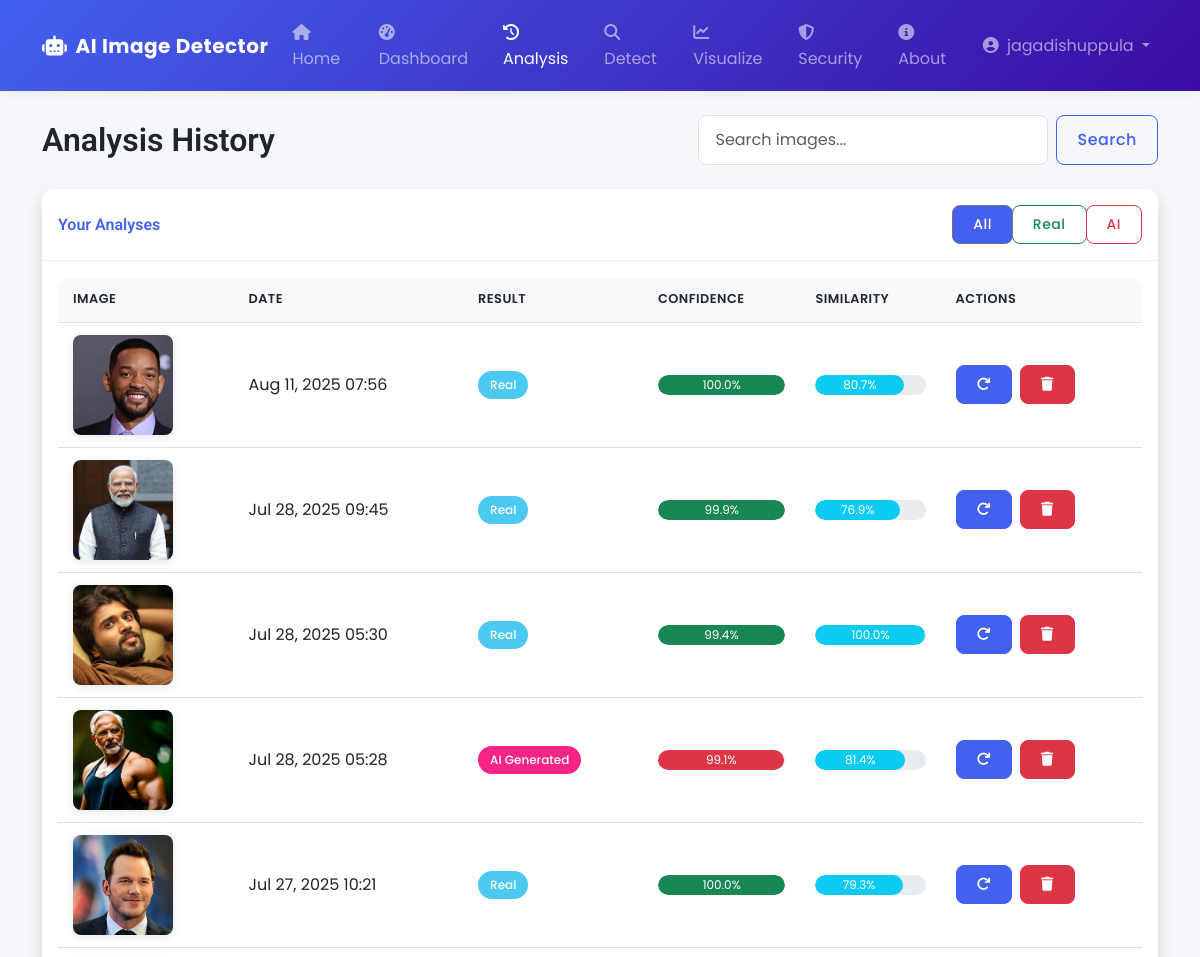
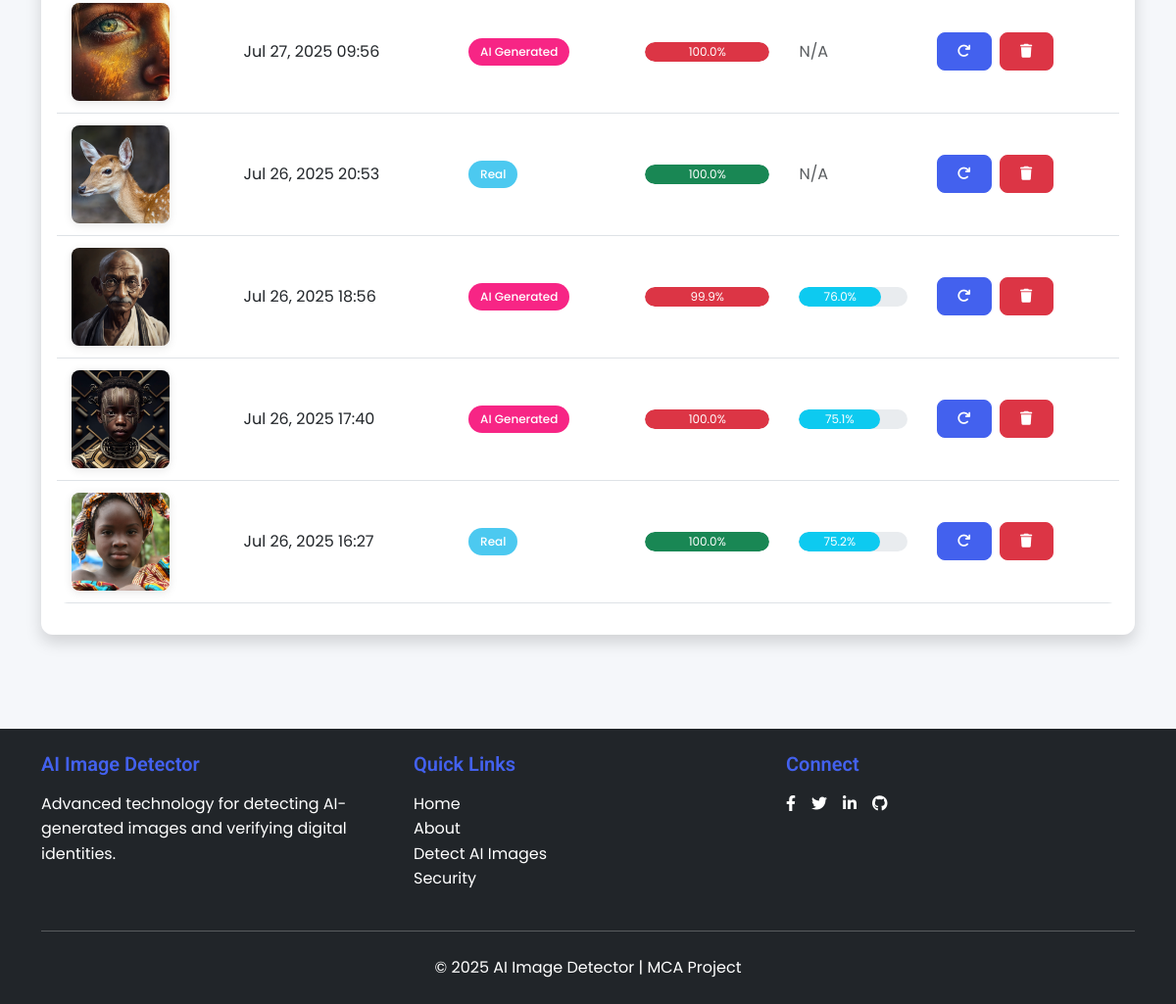
The app's page /analyze/ (signed in) with its own data (2 pictures, top to bottom).
### detector/models.py (models this page shows, shortened)
class User(AbstractUser):
    face_embedding = models.BinaryField(null=True, blank=True)
    profile_picture = models.ImageField(
        upload_to='profile_pics/',
        validators=[validate_image_size],
        null=True,
        blank=True
    )
    is_face_registered = models.BooleanField(default=False)

class AnalysisHistory(models.Model):
    user = models.ForeignKey(settings.AUTH_USER_MODEL, on_delete=models.CASCADE)
    image = models.ImageField(upload_to=user_upload_path)
    is_ai_generated = models.BooleanField()
    confidence = models.FloatField()
    similarity_score = models.FloatField(null=True, blank=True)
    face_embedding = models.BinaryField(null=True, blank=True)
    created_at = models.DateTimeField(auto_now_add=True)
    class Meta:
        ordering = ['-created_at']
        verbose_name_plural = 'Analysis Histories'

### detector/views.py (the view)
# urls.py: path('analyze/', views.analyze, name='analyze'),
@login_required
def analyze(request):
    analyses = AnalysisHistory.objects.filter(user=request.user).order_by('-created_at')
    query = request.GET.get('q')
    if query:
        analyses = analyses.filter(image__icontains=query)
    analysis_type = request.GET.get('type')
    if analysis_type == 'real':
        analyses = analyses.filter(is_ai_generated=False)
    elif analysis_type == 'ai':
        analyses = analyses.filter(is_ai_generated=True)
    sort = request.GET.get('sort', '-created_at')
    analyses = analyses.order_by(sort)
    return render(request, 'detector/analyze.html', {'analyses': analyses})

### detector/templates/detector/analyze.html (shortened to what this page needs)
{% extends 'detector/base.html' %}
{% load static %}
{% block content %}
<div class="d-flex justify-content-between align-items-center mb-4">
    <h2 class="mb-0">Analysis History</h2>
    <form class="d-flex search-form" method="GET" action="{% url 'analyze' %}">
        <input class="form-control me-2" type="search" name="q" placeholder="Search images..." value="{{ request.GET.q }}">
        <button class="btn btn-outline-primary" type="submit">Search</button>
    </form>
</div>
<div class="card shadow mb-4">
    <div class="card-header py-3 d-flex flex-column flex-md-row justify-content-between align-items-center">
        <h6 class="m-0 font-weight-bold text-primary">Your Analyses</h6>
        <div class="btn-group mt-2 mt-md-0" role="group">
            <a href="?type=all" class="btn btn-sm btn-outline-secondary {% if not request.GET.type or request.GET.type == 'all' %}active{% endif %}">All</a>
            <a href="?type=real" class="btn btn-sm btn-outline-success {% if request.GET.type == 'real' %}active{% endif %}">Real</a>
            <a href="?type=ai" class="btn btn-sm btn-outline-danger {% if request.GET.type == 'ai' %}active{% endif %}">AI</a>
        </div>
    </div>
    <div class="card-body">
        <div class="table-responsive">
            <table class="table table-hover">
                <thead>
                    <tr>
                        <th>Image</th>
                        <th>
                            <a href="?sort={% if request.GET.sort == '-created_at' %}created_at{% else %}-created_at{% endif %}" class="text-decoration-none text-dark">
                                Date
                            </a>
                        </th>
                        <th>Result</th>
                        <th>Confidence</th>
                        <th>Similarity</th>
                        <th>Actions</th>
                    </tr>
                </thead>
                <tbody>
                    {% for analysis in analyses %}
                    <tr>
                        <td>
                            <img src="{{ analysis.image.url }}" alt="Analyzed image" class="analysis-img">
                        </td>
                        <td>{{ analysis.created_at|date:"M d, Y H:i" }}</td>
                        <td>
                            {% if analysis.is_ai_generated %}
                            <span class="badge badge-ai rounded-pill">AI Generated</span>
                            {% else %}
                            <span class="badge badge-real rounded-pill">Real</span>
                            {% endif %}
                        </td>
                        <td>
                            <div class="progress">
                                <div class="progress-bar {% if analysis.is_ai_generated %}bg-danger{% else %}bg-success{% endif %}"
                                     role="progressbar"
                                     style="width: {{ analysis.confidence }}%"
                                     aria-valuenow="{{ analysis.confidence }}"
                                     aria-valuemin="0"
                                     aria-valuemax="100">
                                    {{ analysis.confidence|floatformat:1 }}%
                                </div>
                            </div>
                        </td>
                        <td>
                            {% if analysis.similarity_score %}
                            <div class="progress">
                                <div class="progress-bar bg-info"
                                     role="progressbar"
                                     style="width: {{ analysis.similarity_score }}%"
                                     aria-valuenow="{{ analysis.similarity_score }}"
                                     aria-valuemin="0"
                                     aria-valuemax="100">
                                    {{ analysis.similarity_score|floatformat:1 }}%
                                </div>
                            </div>
                            {% else %}
                            <span class="text-muted">N/A</span>
                            {% endif %}
                        </td>
                        <td>
                            <div class="d-flex gap-2">
                                <a href="{% url 'predict' %}?image_id={{ analysis.id }}" class="btn btn-sm btn-primary" title="Re-analyze">
                                    <i class="fas fa-redo"></i>
                                </a>
                                <form method="post" action="{% url 'delete-analysis' analysis.id %}" class="d-inline">
                                    <button type="submit" class="btn btn-sm btn-danger" title="Delete" onclick="return confirm('Are you sure you want to delete this analysis?')">
                                        <i class="fas fa-trash"></i>
                                    </button>
                                </form>
                            </div>
                        </td>
                    </tr>
                    {% endfor %}
                </tbody>
            </table>
        </div>
    </div>
</div>
{% endblock %}

### detector/templates/detector/base.html (shortened to what this page needs)
<!DOCTYPE html>
<html lang="en">
<head>
{% load static %}
    <link href="https://cdn.jsdelivr.net/npm/bootstrap@5.3.0/dist/css/bootstrap.min.css" rel="stylesheet">
    <link rel="stylesheet" href="https://cdn.jsdelivr.net/npm/bootstrap-icons@1.10.0/font/bootstrap-icons.css">
    <link rel="stylesheet" href="https://cdnjs.cloudflare.com/ajax/libs/font-awesome/6.4.0/css/all.min.css">
    <link rel="stylesheet" href="{% static 'css/styles.css' %}">
    <link href="https://unpkg.com/aos@2.3.1/dist/aos.css" rel="stylesheet">
</head>
<body class="d-flex flex-column min-vh-100">
    <nav class="navbar navbar-expand-lg navbar-dark bg-gradient-primary shadow-sm">
        <div class="container">
            <a class="navbar-brand fw-bold" href="{% url 'home' %}">
                <i class="fas fa-robot me-2"></i>AI Image Detector
            </a>
            <div class="collapse navbar-collapse" id="navbarNav">
                <ul class="navbar-nav me-auto">
                    <li class="nav-item">
                        <a class="nav-link {% if request.path == '/' %}active{% endif %}" href="{% url 'home' %}">
                            <i class="fas fa-home me-1"></i> Home
                        </a>
                    </li>
                    {% if user.is_authenticated %}
                    <li class="nav-item">
                        <a class="nav-link {% if 'dashboard' in request.path %}active{% endif %}" href="{% url 'dashboard' %}">
                            <i class="fas fa-tachometer-alt me-1"></i> Dashboard
                        </a>
                    </li>
                    <li class="nav-item">
                        <a class="nav-link {% if 'analyze' in request.path %}active{% endif %}" href="{% url 'analyze' %}">
                            <i class="fas fa-history me-1"></i> Analysis
                        </a>
                    </li>
                    <li class="nav-item">
                        <a class="nav-link {% if 'predict' in request.path %}active{% endif %}" href="{% url 'predict' %}">
                            <i class="fas fa-search me-1"></i> Detect
                        </a>
                    </li>
                    <li class="nav-item">
                        <a class="nav-link {% if 'visualize' in request.path %}active{% endif %}" href="{% url 'visualize' %}">
                            <i class="fas fa-chart-line me-1"></i> Visualize
                        </a>
                    </li>
                    <li class="nav-item">
                        <a class="nav-link {% if 'security' in request.path %}active{% endif %}" href="{% url 'security' %}">
                            <i class="fas fa-shield-alt me-1"></i> Security
                        </a>
                    </li>
                    {% endif %}
                    <li class="nav-item">
                        <a class="nav-link {% if 'about' in request.path %}active{% endif %}" href="{% url 'about' %}">
                            <i class="fas fa-info-circle me-1"></i> About
                        </a>
                    </li>
                </ul>
                <ul class="navbar-nav">
                    {% if user.is_authenticated %}
                    <li class="nav-item dropdown">
                        <a class="nav-link dropdown-toggle" href="#" id="navbarDropdown" role="button" data-bs-toggle="dropdown">
                            <i class="fas fa-user-circle me-1"></i> {{ user.username }}
                        </a>
                    </li>
                    {% endif %}
                </ul>
            </div>
        </div>
    </nav>
    <main class="container my-4 flex-grow-1">
        {% block content %}{% endblock %}
    </main>
<footer class="bg-dark text-white py-4 mt-5">
    <div class="container">
        <div class="row">
            <div class="col-md-4 mb-4 mb-md-0">
                <h5 class="text-primary mb-3">AI Image Detector</h5>
                <p>Advanced technology for detecting AI-generated images and verifying digital identities.</p>
            </div>
            <div class="col-md-4 mb-4 mb-md-0">
                <h5 class="text-primary mb-3">Quick Links</h5>
                <ul class="list-unstyled">
                    <li><a href="{% url 'home' %}" class="text-white text-decoration-none">Home</a></li>
                    <li><a href="{% url 'about' %}" class="text-white text-decoration-none">About</a></li>
                    {% if user.is_authenticated %}
                        <li><a href="{% url 'predict' %}" class="text-white text-decoration-none">Detect AI Images</a></li>
                        <li><a href="{% url 'security' %}" class="text-white text-decoration-none">Security</a></li>
                    {% else %}
                        <li><a href="{% url 'login' %}?next={% url 'predict' %}" class="text-white text-decoration-none">Detect AI Images</a></li>
                        <li><a href="{% url 'login' %}?next={% url 'security' %}" class="text-white text-decoration-none">Security</a></li>
                    {% endif %}
                </ul>
            </div>
            <div class="col-md-4">
                <h5 class="text-primary mb-3">Connect</h5>
                <div class="d-flex gap-3">
                    <a href="#" class="text-white"><i class="fab fa-facebook-f"></i></a>
                    <a href="#" class="text-white"><i class="fab fa-twitter"></i></a>
                    <a href="#" class="text-white"><i class="fab fa-linkedin-in"></i></a>
                    <a href="#" class="text-white"><i class="fab fa-github"></i></a>
                </div>
            </div>
        </div>
        <hr class="my-4 bg-secondary">
        <div class="text-center">
            <p class="mb-0">&copy; 2025 AI Image Detector | MCA Project</p>
        </div>
    </div>
</footer>
</body>
</html>

### detector/static/css/styles.css (style rules this page uses)
:root { --primary-color: #4361ee; --primary-dark: #3a0ca3; --primary-light: #4895ef; --secondary-color: #f72585; --success-color: #4cc9f0; --danger-color: #f72585; --warning-color: #f8961e; --info-color: #4895ef; --light-color: #f8f9fa; --dark-color: #212529; --gray-color: #6c757d; --body-font: 'Poppins', sans-serif; --heading-font: 'Roboto', sans-serif; }
body { font-family: var(--body-font); background-color: #f5f7fa; color: var(--dark-color); line-height: 1.6; }
h1, h2, h3, h4, h5, h6 { font-family: var(--heading-font); font-weight: 600; }
.navbar { padding: 0.75rem 0; box-shadow: 0 2px 15px rgba(0, 0, 0, 0.1); }
.bg-gradient-primary { background: linear-gradient(135deg, var(--primary-color) 0%, var(--primary-dark) 100%); }
.navbar-brand { font-weight: 700; letter-spacing: 0.5px; }
.card { border: none; border-radius: 12px; box-shadow: 0 5px 20px rgba(0, 0, 0, 0.05); transition: all 0.3s ease; margin-bottom: 1.5rem; }
.card-header { border-bottom: 1px solid rgba(0, 0, 0, 0.05); background-color: white; border-radius: 12px 12px 0 0 !important; }
.btn { border-radius: 8px; padding: 0.5rem 1.25rem; font-weight: 500; transition: all 0.3s ease; letter-spacing: 0.5px; }
.btn-primary { background-color: var(--primary-color); border-color: var(--primary-color); }
.btn-outline-primary { color: var(--primary-color); border-color: var(--primary-color); }
.form-control { border-radius: 8px; padding: 0.75rem 1rem; border: 1px solid #e0e0e0; transition: all 0.3s ease; }
.badge { padding: 0.5rem 0.75rem; font-weight: 500; border-radius: 8px; }
.progress { border-radius: 10px; height: 10px; }
.progress-bar { border-radius: 10px; }
.table { border-radius: 10px; overflow: hidden; }
.table th { background-color: #f8f9fa; font-weight: 600; text-transform: uppercase; font-size: 0.8rem; letter-spacing: 0.5px; }
.shadow-sm { box-shadow: 0 2px 10px rgba(0, 0, 0, 0.05) !important; }
.text-primary { color: var(--primary-color) !important; }
.badge-ai { background-color: var(--danger-color); }
.badge-real { background-color: var(--success-color); }
.analysis-img { width: 80px; height: 80px; object-fit: cover; border-radius: 8px; box-shadow: 0 5px 15px rgba(0, 0, 0, 0.05); }
.table-responsive { border-radius: 12px; overflow: hidden; }

### detector/templates/detector/analyze.html (style rules this page uses)
:root { --primary-color: #4361ee; --secondary-color: #3f37c9; --success-color: #4cc9f0; --danger-color: #f72585; --warning-color: #f8961e; --dark-color: #212529; --light-color: #f8f9fa; }
.analysis-img { width: 100px; height: 100px; object-fit: cover; border-radius: 8px; box-shadow: 0 2px 10px rgba(0,0,0,0.1); }
.badge-ai { background-color: var(--danger-color); color: white; }
.badge-real { background-color: var(--success-color); color: white; }
.search-form { max-width: 500px; }
.table { border-radius: 12px; overflow: hidden; }
.table th { background-color: var(--light-color); font-weight: 600; padding: 12px 15px; }
.table td { padding: 12px 15px; vertical-align: middle; }
.progress { height: 20px; border-radius: 10px; }
.progress-bar { border-radius: 10px; }
.btn-group .btn { border-radius: 8px !important; }
.btn-group .btn.active { background-color: var(--primary-color); color: white; }

### records on screen
User: username "jagadishuppula"
AnalysisHistory: image (picture), created_at "Aug 11, 2025 07:56", is_ai_generated "Real", confidence "100.0", similarity_score "80.7"
AnalysisHistory: image (picture), created_at "Jul 28, 2025 09:45", is_ai_generated "Real", confidence "99.9", similarity_score "76.9"
AnalysisHistory: image (picture), created_at "Jul 28, 2025 05:30", is_ai_generated "Real", confidence "99.4", similarity_score "100.0"
AnalysisHistory: image (picture), created_at "Jul 28, 2025 05:28", is_ai_generated "AI Generated", confidence "99.1", similarity_score "81.4"
AnalysisHistory: image (picture), created_at "Jul 27, 2025 10:21", is_ai_generated "Real", confidence "100.0", similarity_score "79.3"
AnalysisHistory: image (picture), created_at "Jul 27, 2025 09:56", is_ai_generated "AI Generated", confidence "100.0", shows "N/A"
AnalysisHistory: image (picture), created_at "Jul 26, 2025 20:53", is_ai_generated "Real", confidence "100.0", shows "N/A"
AnalysisHistory: image (picture), created_at "Jul 26, 2025 18:56", is_ai_generated "AI Generated", confidence "99.9", similarity_score "76.0"
AnalysisHistory: image (picture), created_at "Jul 26, 2025 17:40", is_ai_generated "AI Generated", confidence "100.0", similarity_score "75.1"
AnalysisHistory: image (picture), created_at "Jul 26, 2025 16:27", is_ai_generated "Real", confidence "100.0", similarity_score "75.2"
